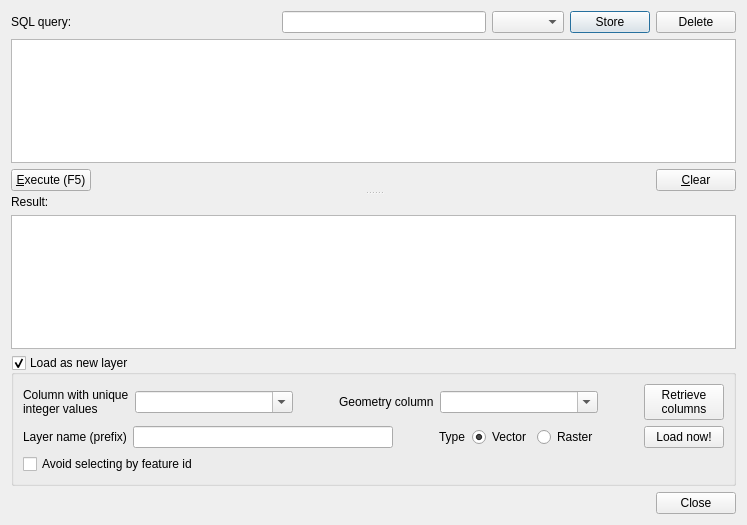
<?xml version="1.0" encoding="UTF-8"?>
<ui version="4.0">
 <class>DbManagerDlgSqlWindow</class>
 <widget class="QDialog" name="DbManagerDlgSqlWindow">
  <property name="geometry">
   <rect>
    <x>0</x>
    <y>0</y>
    <width>747</width>
    <height>525</height>
   </rect>
  </property>
  <property name="windowTitle">
   <string>SQL window</string>
  </property>
  <layout class="QGridLayout" name="gridLayout_2">
   <item row="0" column="0">
    <widget class="QSplitter" name="splitter">
     <property name="orientation">
      <enum>Qt::Vertical</enum>
     </property>
     <widget class="QWidget" name="layoutWidget">
      <layout class="QVBoxLayout" name="verticalLayout_2">
       <item>
        <layout class="QHBoxLayout" name="horizontalLayout">
         <item>
          <widget class="QLabel" name="label">
           <property name="text">
            <string>SQL query:</string>
           </property>
          </widget>
         </item>
         <item>
          <spacer name="horizontalSpacer">
           <property name="orientation">
            <enum>Qt::Horizontal</enum>
           </property>
           <property name="sizeHint" stdset="0">
            <size>
             <width>40</width>
             <height>20</height>
            </size>
           </property>
          </spacer>
         </item>
         <item>
          <widget class="QLineEdit" name="presetName">
           <property name="text">
            <string notr="true"/>
           </property>
          </widget>
         </item>
         <item>
          <widget class="QComboBox" name="presetCombo"/>
         </item>
         <item>
          <widget class="QPushButton" name="presetStore">
           <property name="text">
            <string>Store</string>
           </property>
          </widget>
         </item>
         <item>
          <widget class="QPushButton" name="presetDelete">
           <property name="text">
            <string>Delete</string>
           </property>
          </widget>
         </item>
        </layout>
       </item>
       <item>
        <widget class="QgsCodeEditorSQL" name="editSql"/>
       </item>
       <item>
        <layout class="QHBoxLayout">
         <item>
          <widget class="QPushButton" name="btnExecute">
           <property name="text">
            <string>&amp;Execute (F5)</string>
           </property>
           <property name="shortcut">
            <string>F5</string>
           </property>
          </widget>
         </item>
         <item>
          <widget class="QLabel" name="lblResult">
           <property name="text">
            <string/>
           </property>
          </widget>
         </item>
         <item>
          <spacer>
           <property name="orientation">
            <enum>Qt::Horizontal</enum>
           </property>
           <property name="sizeHint" stdset="0">
            <size>
             <width>40</width>
             <height>20</height>
            </size>
           </property>
          </spacer>
         </item>
         <item>
          <widget class="QPushButton" name="btnClear">
           <property name="text">
            <string>&amp;Clear</string>
           </property>
          </widget>
         </item>
        </layout>
       </item>
      </layout>
     </widget>
     <widget class="QWidget" name="layoutWidget">
      <layout class="QVBoxLayout" name="verticalLayout">
       <item>
        <widget class="QLabel" name="label_2">
         <property name="text">
          <string>Result:</string>
         </property>
        </widget>
       </item>
       <item>
        <widget class="QTableView" name="viewResult">
         <property name="sizePolicy">
          <sizepolicy hsizetype="Expanding" vsizetype="Expanding">
           <horstretch>0</horstretch>
           <verstretch>3</verstretch>
          </sizepolicy>
         </property>
         <property name="selectionBehavior">
          <enum>QAbstractItemView::SelectRows</enum>
         </property>
         <property name="horizontalScrollMode">
          <enum>QAbstractItemView::ScrollPerPixel</enum>
         </property>
        </widget>
       </item>
      </layout>
     </widget>
    </widget>
   </item>
   <item row="2" column="0">
    <widget class="QDialogButtonBox" name="buttonBox">
     <property name="orientation">
      <enum>Qt::Horizontal</enum>
     </property>
     <property name="standardButtons">
      <set>QDialogButtonBox::Close</set>
     </property>
    </widget>
   </item>
   <item row="1" column="0">
    <widget class="QGroupBox" name="loadAsLayerGroup">
     <property name="sizePolicy">
      <sizepolicy hsizetype="Preferred" vsizetype="Preferred">
       <horstretch>0</horstretch>
       <verstretch>0</verstretch>
      </sizepolicy>
     </property>
     <property name="title">
      <string>Load as new layer</string>
     </property>
     <property name="checkable">
      <bool>true</bool>
     </property>
     <property name="checked">
      <bool>true</bool>
     </property>
     <layout class="QGridLayout" name="gridLayout">
      <item row="0" column="0">
       <widget class="QWidget" name="loadAsLayerWidget" native="true">
        <layout class="QGridLayout" name="gridLayout_3">
         <property name="margin">
          <number>0</number>
         </property>
         <item row="0" column="0">
          <layout class="QHBoxLayout" name="horizontalLayout_6">
           <item>
            <widget class="QLabel" name="label_4">
             <property name="text">
              <string>Column with unique 
integer values</string>
             </property>
            </widget>
           </item>
           <item>
            <widget class="QComboBox" name="uniqueCombo">
             <property name="sizePolicy">
              <sizepolicy hsizetype="Expanding" vsizetype="Fixed">
               <horstretch>0</horstretch>
               <verstretch>0</verstretch>
              </sizepolicy>
             </property>
             <property name="editable">
              <bool>true</bool>
             </property>
             <property name="insertPolicy">
              <enum>QComboBox::NoInsert</enum>
             </property>
            </widget>
           </item>
           <item>
            <widget class="QLabel" name="label_3">
             <property name="text">
              <string>Geometry column</string>
             </property>
             <property name="indent">
              <number>40</number>
             </property>
            </widget>
           </item>
           <item>
            <widget class="QComboBox" name="geomCombo">
             <property name="sizePolicy">
              <sizepolicy hsizetype="Expanding" vsizetype="Fixed">
               <horstretch>0</horstretch>
               <verstretch>0</verstretch>
              </sizepolicy>
             </property>
             <property name="editable">
              <bool>true</bool>
             </property>
             <property name="insertPolicy">
              <enum>QComboBox::NoInsert</enum>
             </property>
            </widget>
           </item>
           <item>
            <spacer name="horizontalSpacer_5">
             <property name="orientation">
              <enum>Qt::Horizontal</enum>
             </property>
             <property name="sizeType">
              <enum>QSizePolicy::Fixed</enum>
             </property>
             <property name="sizeHint" stdset="0">
              <size>
               <width>40</width>
               <height>20</height>
              </size>
             </property>
            </spacer>
           </item>
           <item>
            <widget class="QPushButton" name="getColumnsBtn">
             <property name="text">
              <string>Retrieve 
columns</string>
             </property>
            </widget>
           </item>
          </layout>
         </item>
         <item row="1" column="0">
          <layout class="QHBoxLayout" name="horizontalLayout_7">
           <item>
            <widget class="QLabel" name="label_5">
             <property name="text">
              <string>Layer name (prefix)</string>
             </property>
            </widget>
           </item>
           <item>
            <widget class="QLineEdit" name="layerNameEdit">
             <property name="enabled">
              <bool>true</bool>
             </property>
             <property name="text">
              <string notr="true"/>
             </property>
            </widget>
           </item>
           <item>
            <widget class="QWidget" name="layerTypeWidget" native="true">
             <layout class="QHBoxLayout" name="horizontalLayout_3">
              <property name="margin">
               <number>0</number>
              </property>
              <item>
               <widget class="QLabel" name="label_6">
                <property name="text">
                 <string>Type</string>
                </property>
                <property name="indent">
                 <number>40</number>
                </property>
               </widget>
              </item>
              <item>
               <widget class="QRadioButton" name="vectorRadio">
                <property name="text">
                 <string>Vector</string>
                </property>
                <property name="checked">
                 <bool>true</bool>
                </property>
               </widget>
              </item>
              <item>
               <widget class="QRadioButton" name="rasterRadio">
                <property name="text">
                 <string>Raster</string>
                </property>
               </widget>
              </item>
              <item>
               <spacer name="horizontalSpacer_6">
                <property name="orientation">
                 <enum>Qt::Horizontal</enum>
                </property>
                <property name="sizeType">
                 <enum>QSizePolicy::Fixed</enum>
                </property>
                <property name="sizeHint" stdset="0">
                 <size>
                  <width>40</width>
                  <height>20</height>
                 </size>
                </property>
               </spacer>
              </item>
             </layout>
            </widget>
           </item>
           <item>
            <widget class="QPushButton" name="loadLayerBtn">
             <property name="text">
              <string>Load now!</string>
             </property>
            </widget>
           </item>
          </layout>
         </item>
        </layout>
       </widget>
      </item>
      <item row="1" column="0">
       <widget class="QCheckBox" name="avoidSelectById">
        <property name="toolTip">
         <string>&lt;html&gt;&lt;head/&gt;&lt;body&gt;&lt;p&gt;Avoid selecting feature by id. Sometimes - especially when running expensive queries/views - fetching the data sequentially instead of fetching features by id can be much quicker.&lt;/p&gt;&lt;/body&gt;&lt;/html&gt;</string>
        </property>
        <property name="text">
         <string>Avoid selecting by feature id</string>
        </property>
       </widget>
      </item>
     </layout>
    </widget>
   </item>
  </layout>
 </widget>
 <customwidgets>
  <customwidget>
   <class>QgsCodeEditorSQL</class>
   <extends>QTextEdit</extends>
   <header>qgis.gui</header>
  </customwidget>
 </customwidgets>
 <tabstops>
  <tabstop>btnExecute</tabstop>
  <tabstop>btnClear</tabstop>
  <tabstop>viewResult</tabstop>
 </tabstops>
 <resources/>
 <connections>
  <connection>
   <sender>loadAsLayerGroup</sender>
   <signal>toggled(bool)</signal>
   <receiver>avoidSelectById</receiver>
   <slot>setVisible(bool)</slot>
   <hints>
    <hint type="sourcelabel">
     <x>88</x>
     <y>351</y>
    </hint>
    <hint type="destinationlabel">
     <x>142</x>
     <y>451</y>
    </hint>
   </hints>
  </connection>
 </connections>
</ui>
